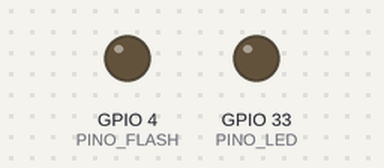
Simulated run of this sketch. Board: ESP32. On the bench: output pins drawn as LEDs (lit = HIGH). Storage starts empty; the camera gives no picture; what the sketch prints to the serial monitor is not drawn.

Above: at 0.51 s.
At 3.0 s:
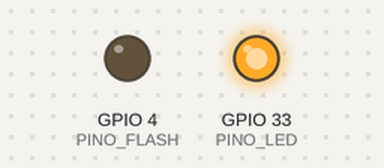
Timing chart, 0 to 6.9 s (numbered marks = the images above):
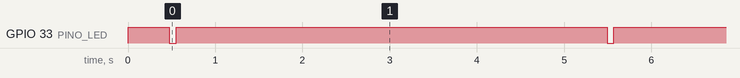

Measured:
- by itself, GPIO 33 (PINO_LED): alternates HIGH for 4.9 s and LOW for 0.08 s

The sketch:

camera_cadeira.ino
```cpp
/*
  C.E.L.I.A. – câmera da cadeira de rodas (ESP32-CAM)
  ===================================================
  Coleta de fotos de calçadas do Rio para treinar o modelo de buracos (HU-06: "fotos de
  calçadas do Rio tiradas pela equipe"). A câmera vai presa na cadeira, apontada para o chão,
  e salva uma foto a cada INTERVALO_FOTO_MS no cartão microSD. Não precisa de internet.

  - Se a rede do celular estiver disponível na partida, a câmera acerta o relógio pela
    internet e põe data e hora no nome das fotos (para cruzar com o GPS do celular depois).
    Sem rede, as fotos são numeradas.
  - Cada vez que liga, cria uma pasta nova no cartão (sessao_001, sessao_002...) com as
    fotos e um registro.csv (número, segundos desde que ligou, data e hora, tamanho).
  - O LED vermelho pequeno da placa pisca a cada foto. Piscando rápido sem parar: sem cartão.

  Placa: "AI Thinker ESP32-CAM". Tudo que o código usa já vem com a placa.
  Alimentação: power bank no micro-USB da base (a CAM fica encaixada na base, sem fios).

  Privacidade (RNF04 e HU-08): aponte a câmera para o chão e apague, antes de usar no
  treino, qualquer foto que mostre rosto ou placa.
*/

#include <WiFi.h>
#include <time.h>
#include "FS.h"
#include "SD_MMC.h"
#include "esp_camera.h"

// ---------- Ajustes ----------
const unsigned long INTERVALO_FOTO_MS = 5000;     // uma foto a cada 5 s (a ~1 m/s, uma a cada 5 m)
const framesize_t TAMANHO_FOTO = FRAMESIZE_VGA;   // 640x480
const int QUALIDADE_JPEG = 10;                    // 10 a 15 (número menor = foto melhor e maior)
const bool VIRAR_IMAGEM = false;
const bool ESPELHAR_IMAGEM = false;

// Rede do celular (opcional), só para acertar o relógio. Deixe como está para não usar.
const char* WIFI_NOME = "NOME_DA_REDE_2_4GHZ";
const char* WIFI_SENHA = "SENHA_DA_REDE";
const unsigned long ESPERA_WIFI_MS = 15000;       // tenta a rede por até 15 s na partida
const long FUSO_SEGUNDOS = -3 * 3600;             // horário de Brasília

const int PINO_LED = 33;     // LED vermelho pequeno da placa (acende com LOW)
const int PINO_FLASH = 4;    // flash: fica apagado

// ---------- Pinos da câmera AI-Thinker (do exemplo oficial CameraWebServer) ----------
#define PWDN_GPIO_NUM  32
#define RESET_GPIO_NUM -1
#define XCLK_GPIO_NUM  0
#define SIOD_GPIO_NUM  26
#define SIOC_GPIO_NUM  27
#define Y9_GPIO_NUM    35
#define Y8_GPIO_NUM    34
#define Y7_GPIO_NUM    39
#define Y6_GPIO_NUM    36
#define Y5_GPIO_NUM    21
#define Y4_GPIO_NUM    19
#define Y3_GPIO_NUM    18
#define Y2_GPIO_NUM    5
#define VSYNC_GPIO_NUM 25
#define HREF_GPIO_NUM  23
#define PCLK_GPIO_NUM  22

bool relogioCerto = false;
char pastaSessao[24] = "";
unsigned long numeroFoto = 0;
unsigned long ultimaFoto = 0;

void piscar(int vezes, int duracaoMs) {
  for (int i = 0; i < vezes; i++) {
    digitalWrite(PINO_LED, LOW);
    delay(duracaoMs);
    digitalWrite(PINO_LED, HIGH);
    delay(duracaoMs);
  }
}

// Se a rede do celular estiver disponível, acerta o relógio pela internet e desliga o Wi-Fi.
void acertarRelogio() {
  if (strcmp(WIFI_NOME, "NOME_DA_REDE_2_4GHZ") == 0) {
    Serial.println("Relogio: sem rede configurada, as fotos serao numeradas.");
    return;
  }
  WiFi.mode(WIFI_STA);
  WiFi.begin(WIFI_NOME, WIFI_SENHA);
  unsigned long inicio = millis();
  while (WiFi.status() != WL_CONNECTED && millis() - inicio < ESPERA_WIFI_MS) delay(250);
  if (WiFi.status() == WL_CONNECTED) {
    configTime(FUSO_SEGUNDOS, 0, "pool.ntp.org", "a.st1.ntp.br");
    struct tm agora;
    relogioCerto = getLocalTime(&agora, 10000);
    Serial.println(relogioCerto ? "Relogio: acertado pela internet." : "Relogio: sem resposta do servidor de hora.");
  } else {
    Serial.println("Relogio: rede nao encontrada, as fotos serao numeradas.");
  }
  WiFi.disconnect(true);   // a partir daqui a câmera não precisa de rede: economiza bateria
  WiFi.mode(WIFI_OFF);
}

// Cria a pasta da sessão (sessao_001, sessao_002...) e o cabeçalho do registro.csv.
bool criarSessao() {
  for (int n = 1; n < 1000; n++) {
    snprintf(pastaSessao, sizeof(pastaSessao), "/sessao_%03d", n);
    if (!SD_MMC.exists(pastaSessao)) {
      if (!SD_MMC.mkdir(pastaSessao)) return false;
      char caminho[48];
      snprintf(caminho, sizeof(caminho), "%s/registro.csv", pastaSessao);
      File registro = SD_MMC.open(caminho, FILE_WRITE);
      if (!registro) return false;
      registro.println("foto,segundos_desde_que_ligou,data_hora,bytes");
      registro.close();
      Serial.printf("Cartao: salvando em %s\n", pastaSessao);
      return true;
    }
  }
  return false;
}

void tirarFoto() {
  // Descarta a imagem guardada desde a foto anterior: a foto salva é a de agora.
  camera_fb_t* velha = esp_camera_fb_get();
  if (velha != NULL) esp_camera_fb_return(velha);
  camera_fb_t* foto = esp_camera_fb_get();
  if (foto == NULL) {
    Serial.println("Camera: nao conseguiu tirar a foto.");
    return;
  }
  numeroFoto++;
  char dataHora[24] = "";
  char nome[64];
  struct tm agora;
  if (relogioCerto && getLocalTime(&agora, 100)) {
    strftime(dataHora, sizeof(dataHora), "%Y-%m-%d %H:%M:%S", &agora);
    char carimbo[20];
    strftime(carimbo, sizeof(carimbo), "%Y%m%d_%H%M%S", &agora);
    snprintf(nome, sizeof(nome), "%s/foto_%05lu_%s.jpg", pastaSessao, numeroFoto, carimbo);
  } else {
    snprintf(nome, sizeof(nome), "%s/foto_%05lu.jpg", pastaSessao, numeroFoto);
  }

  File arquivo = SD_MMC.open(nome, FILE_WRITE);
  bool salvou = arquivo && arquivo.write(foto->buf, foto->len) == foto->len;
  if (arquivo) arquivo.close();
  size_t bytes = foto->len;
  esp_camera_fb_return(foto);

  if (!salvou) {
    Serial.printf("Cartao: falhou ao salvar %s (cartao cheio ou solto?)\n", nome);
    piscar(5, 60);
    return;
  }
  char caminho[48];
  snprintf(caminho, sizeof(caminho), "%s/registro.csv", pastaSessao);
  File registro = SD_MMC.open(caminho, FILE_APPEND);
  if (registro) {
    registro.printf("%lu,%lu,%s,%u\n", numeroFoto, millis() / 1000, dataHora, (unsigned)bytes);
    registro.close();
  }
  Serial.printf("Foto %lu salva: %s (%u bytes)\n", numeroFoto, nome, (unsigned)bytes);
  piscar(1, 80);
}

bool iniciarCamera() {
  camera_config_t config = {};
  config.ledc_channel = LEDC_CHANNEL_0;
  config.ledc_timer = LEDC_TIMER_0;
  config.pin_d0 = Y2_GPIO_NUM;
  config.pin_d1 = Y3_GPIO_NUM;
  config.pin_d2 = Y4_GPIO_NUM;
  config.pin_d3 = Y5_GPIO_NUM;
  config.pin_d4 = Y6_GPIO_NUM;
  config.pin_d5 = Y7_GPIO_NUM;
  config.pin_d6 = Y8_GPIO_NUM;
  config.pin_d7 = Y9_GPIO_NUM;
  config.pin_xclk = XCLK_GPIO_NUM;
  config.pin_pclk = PCLK_GPIO_NUM;
  config.pin_vsync = VSYNC_GPIO_NUM;
  config.pin_href = HREF_GPIO_NUM;
  config.pin_sccb_sda = SIOD_GPIO_NUM;
  config.pin_sccb_scl = SIOC_GPIO_NUM;
  config.pin_pwdn = PWDN_GPIO_NUM;
  config.pin_reset = RESET_GPIO_NUM;
  config.xclk_freq_hz = 20000000;
  config.pixel_format = PIXFORMAT_JPEG;
  config.frame_size = TAMANHO_FOTO;
  config.jpeg_quality = QUALIDADE_JPEG;
  config.fb_count = 1;
  config.grab_mode = CAMERA_GRAB_WHEN_EMPTY;
  config.fb_location = psramFound() ? CAMERA_FB_IN_PSRAM : CAMERA_FB_IN_DRAM;
  esp_err_t erro = esp_camera_init(&config);
  if (erro != ESP_OK) {
    Serial.printf("Camera: falhou ao iniciar (erro 0x%x). Confira o cabo da camera.\n", erro);
    return false;
  }
  sensor_t* sensor = esp_camera_sensor_get();
  if (sensor != NULL) {
    sensor->set_vflip(sensor, VIRAR_IMAGEM ? 1 : 0);
    sensor->set_hmirror(sensor, ESPELHAR_IMAGEM ? 1 : 0);
  }
  return true;
}

void setup() {
  Serial.begin(115200);
  Serial.println();
  Serial.println("C.E.L.I.A. - camera da cadeira (coleta de fotos, HU-06)");
  pinMode(PINO_LED, OUTPUT);
  digitalWrite(PINO_LED, HIGH);   // apagado
  pinMode(PINO_FLASH, OUTPUT);
  digitalWrite(PINO_FLASH, LOW);

  if (!iniciarCamera()) {
    while (true) piscar(3, 300);   // sem câmera: pisca devagar para sempre
  }
  // Modo de 1 fio do cartão: deixa o flash (IO4) apagado e libera o IO12 e o IO13.
  while (!SD_MMC.begin("/sdcard", true) || SD_MMC.cardType() == CARD_NONE || !criarSessao()) {
    Serial.println("Cartao: nao encontrado. Coloque um microSD (FAT32) e espere.");
    SD_MMC.end();
    piscar(10, 50);
    delay(4000);
  }
  acertarRelogio();
  ultimaFoto = millis() - INTERVALO_FOTO_MS;   // primeira foto logo de cara
}

void loop() {
  if (millis() - ultimaFoto >= INTERVALO_FOTO_MS) {
    ultimaFoto = millis();
    tirarFoto();
  }
  delay(20);
}
```
